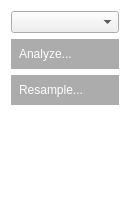
<?xml version="1.0" encoding="UTF-8"?>
<ui version="4.0">
 <class>StructureTransferWidget</class>
 <widget class="QWidget" name="StructureTransferWidget">
  <property name="geometry">
   <rect>
    <x>0</x>
    <y>0</y>
    <width>130</width>
    <height>214</height>
   </rect>
  </property>
  <property name="windowTitle">
   <string>Form</string>
  </property>
  <property name="styleSheet">
   <string notr="true">QWidget#StructureTransferWidget{background:transparent}

QPushButton { 
	background:rgb(90,90,90,128);
	border: 3px solid rgb(90,90,90,0);
	padding: 5px;
    color: white;
	font-size: 12px;
	text-align:left;
}

QPushButton:hover{ background:rgb(255,153,0); border-color:rgb(255,153,0); }
QPushButton:pressed{ background:rgb(255,153,0); border-color:#FFB444; top:2px; }
QPushButton:checked{ background:rgb(255,153,0); border-color:#FFFFFF; top:2px; }
</string>
  </property>
  <layout class="QGridLayout" name="gridLayout">
   <item row="3" column="0">
    <spacer name="verticalSpacer">
     <property name="orientation">
      <enum>Qt::Vertical</enum>
     </property>
     <property name="sizeHint" stdset="0">
      <size>
       <width>20</width>
       <height>40</height>
      </size>
     </property>
    </spacer>
   </item>
   <item row="1" column="0">
    <widget class="QPushButton" name="analyzeButton">
     <property name="text">
      <string>Analyze...</string>
     </property>
     <property name="icon">
      <iconset resource="../../media/TopoBlender.qrc">
       <normaloff>:/icons/ManualBlend/mb_analyze.png</normaloff>:/icons/ManualBlend/mb_analyze.png</iconset>
     </property>
     <property name="iconSize">
      <size>
       <width>24</width>
       <height>24</height>
      </size>
     </property>
    </widget>
   </item>
   <item row="0" column="0">
    <widget class="QComboBox" name="categoriesBox"/>
   </item>
   <item row="2" column="0">
    <widget class="QPushButton" name="resampleButton">
     <property name="text">
      <string>Resample...</string>
     </property>
     <property name="icon">
      <iconset resource="../../media/TopoBlender.qrc">
       <normaloff>:/icons/StructureTransfer/st_resample.png</normaloff>:/icons/StructureTransfer/st_resample.png</iconset>
     </property>
    </widget>
   </item>
  </layout>
 </widget>
 <resources>
  <include location="../../media/TopoBlender.qrc"/>
 </resources>
 <connections/>
</ui>
